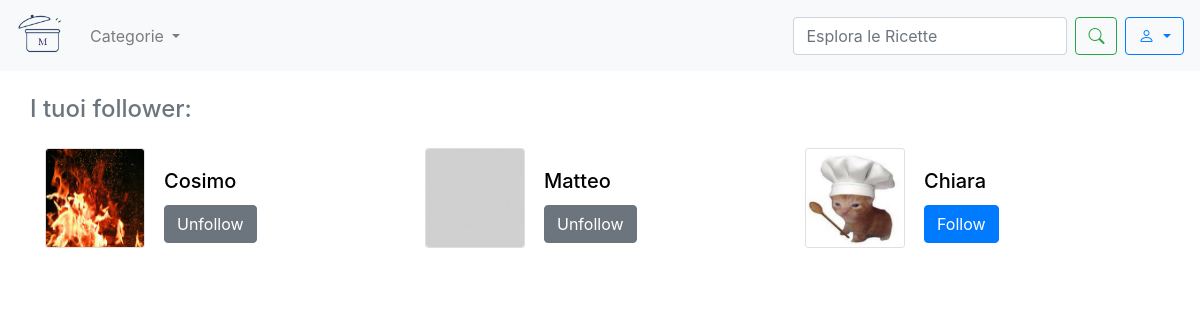
The app's page /followers/ (signed in) with its own data.
### sito/models.py (models this page shows, shortened)
class Follow(models.Model):
    utente = models.ForeignKey('CustomUser', related_name='following', on_delete=models.CASCADE)
    followee = models.ForeignKey('CustomUser', related_name='followers', on_delete=models.CASCADE)
    class Meta:
        unique_together = ('utente', 'followee')

class CustomUser(AbstractUser):
    profile_image = models.ImageField(upload_to='profile_images/', blank=True, null=True)

### sito/views.py (the view)
# urls.py: path('followers/',followers, name='followers'),
def followers(request):
    follower = Follow.objects.filter(followee=request.user)
    followed_user_ids = Follow.objects.filter(utente=request.user).values_list('followee_id', flat=True)
    context = {
        'follower': follower,
        'followed_user_ids': followed_user_ids,
    }
    return render(request, 'follower.html', context)

### template/follower.html (shortened to what this page needs)
<!DOCTYPE html>
{% load static %}
<html lang="en">
<head>
    <link rel="stylesheet" href="https://maxcdn.bootstrapcdn.com/bootstrap/4.5.2/css/bootstrap.min.css">
    <link rel="stylesheet" href="https://cdn.jsdelivr.net/npm/bootstrap-icons/font/bootstrap-icons.css">
</head>
<body>
    <nav class="navbar navbar-expand-lg navbar-light bg-light">
         <a class="navbar-brand" href="{% url 'homepage' %}">
            <img src="{% static 'images/logo.png' %}" alt="Logo" class="d-inline-block align-top" style="width: 50px">
        </a>
            <ul class="navbar-nav mr-auto">
                <li class="nav-item dropdown">
                  <div class="nav-link dropdown-toggle" role="button" data-toggle="dropdown" aria-expanded="false" id="CategoryDropdown">
                    Categorie
                  </div>
                </li>
            </ul>
            <form class="form-inline my-2 my-lg-0" method="GET" action="{% url 'search' %}">
                <input class="form-control mr-sm-2" type="search" name ="q" placeholder="Esplora le Ricette" aria-label="Search">
                <button class="btn btn-outline-success my-2 my-sm-0" type="submit"><i class="bi bi-search"></i></button>
            </form>
            <div class="dropdown ml-2">
                <button class="btn btn-outline-primary dropdown-toggle" type="button" id="userDropdown" data-toggle="dropdown" aria-haspopup="true" aria-expanded="false">
                    <i class="bi bi-person"></i>
                </button>
            </div>
    </nav>
    <div class="container mt-4">
            <div class="row">
                    <h4 class="text-center mb-4 text-secondary">I tuoi follower:</h4>
            </div>
            <div class="row">
                {%  if follower %}
                    {% for follow in follower%}
                            <div class="col-md-4 mb-4">
                                <div class="card flex-row mb-3" style="width: 100px; height: 100px; object-fit: cover;">
                                      {% if follow.utente.profile_image %}
                                        <img src=" {{ follow.utente.profile_image.url }} " class="card-img img-fluid rounded-start" alt="foto profilo" >
                                      {% else %}
                                        <img src="{% static 'images/defaultprofile.jpg' %}" class="card-img img-fluid rounded-start" alt="foto profilo">
                                      {% endif %}
                                    <div class="card-body">
                                        <h5 class="card-title"><a href="{% url 'user_profile' follow.utente.id %}" style="text-decoration: none; color: black">{{ follow.utente.username }} </a></h5>
                                            {% if follow.utente.id in followed_user_ids %}
                                                <button class="follow-unfollow-button btn btn-secondary" data-user-id="{{ follow.utente.id }}" data-action="unfollow">Unfollow</button>
                                            {% else %}
                                                <button class="follow-unfollow-button btn btn-primary" data-user-id="{{ follow.utente.id }}" data-action="follow">Follow</button>
                                            {% endif %}
                                    </div>
                                </div>
                            </div>
                    {% endfor %}
                {% else %}
                    <p class="text-danger">No results found. </p>
                {% endif %}
            </div>
    </div>
</body>
</html>

### records on screen
Follow: utente.profile_image (picture), utente.username "Cosimo"
Follow: utente.username "Matteo"
Follow: utente.profile_image (picture), utente.username "Chiara"
